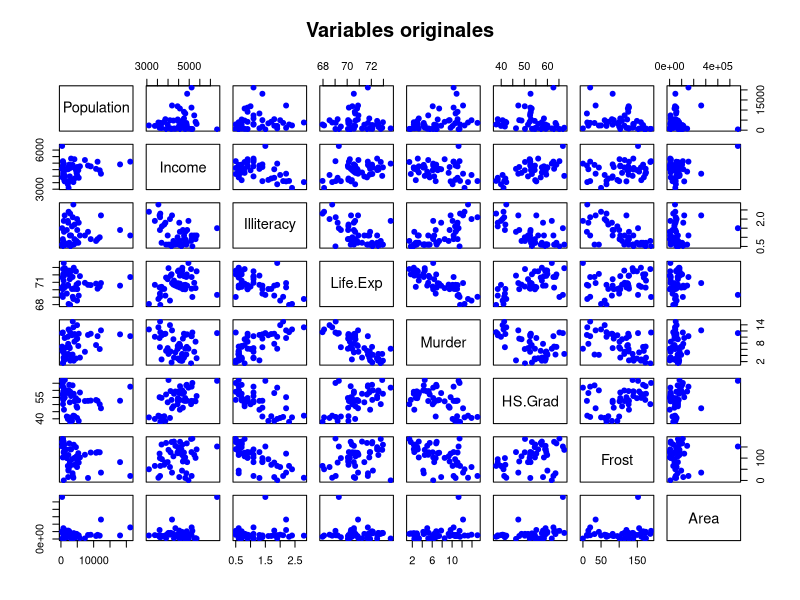

Source code (R): (Note: this script raises an error after producing the figure.)
#Analisis de componentes principales
x<-as.data.frame(state.x77)

#2.- Quitar los espacios de los nombres
colnames(x)[4]="Life.Exp"
colnames(x)[6]= "HS.Grad"

# 3.- Se definen n (numero de estados) y p (variables)
dim(x)

n<-dim(x)[1]
p<-dim(x)[2]

# 4.- Generaci?n de un scatterplot
# de las variables originales
pairs(x,col="blue", pch=19, 
      main="Variables originales")

#5.- Obtenci?n de los componentes principales
# con base en la matriz de covarianza muestral
mu<-colMeans(x)
s<-cov(x)

#6.- Obtenci?n de los componentes principales 
# con base a la matriz de covarianza muestral
es<-eigen(s)
es

# 7.- Matriz de auto-valores
eigen.val<-es$values

# 8.- Matriz de auto-vectores
eigen.vec<-es$vectors

# Proporci?n de variabilidad para cada vector
pro.var<-eigen.val/sum(eigen.val)

# Proporci?n de variabilidad acumulada
pro.var.acum<-cumsum(eigen.val)/sum(eigen.val)

#----------------------------------
# Obtencion de los componentes principales con
# base en la matriz de correlaciones muestrales
#---------------------------------------

R<-cor(x)
eR<-eigen(R)
eR

# Obtenci?n de auto-valores
eigen.val<-eR$values

# Obtenci?n de auto-vectores
eigen.vec<-eR$vectors

# Proporcion de variablidad
pro.var<-eigen.val/sum(eigen.val)

# Proporcion de variabilidad acumulada
pro.var.acum<-cumsum(eigen.val)/sum(eigen.val)

# Media de los auto-valores
mean(eigen.val)

#---------------------------
# Obtencion de los coeficientes (nuevas variables)
# 
#--------------------------

# 1.- Centrar los datos con respecto a la media
ones<-matrix(rep(1,n),nrow=n, ncol=1)

# 2.- Construccion de la matriz centrada
X.cen<-as.matrix(x)-ones%*%mu
X.cen

# 3.- Construccion de la matriz diagonal de las 
# varianzas
Dx<-diag(diag(s))
Dx

# 4.- Construccion de la matriz centrada multiplicada
# por Dx^1/2

Y<-X.Cen%*%solve(Dx)^(1/2)
Y #datos normalizados

# 5.- Construccion de los coeficientes o scores
# eigen.vec matriz de autovectores
scores<-Y%*%eigen.vec

# Nombramos las columnas PC1...PC8
colnames(scores)<-c("PC1","PC2","PC3","PC4","PC5",
                    "PC6", "PC7","PC8")

# visualizamos
scores

# Generacion del grafico de los scores
pairs(scores, main="scores", col="blue", pch=19)

#--------------------------------------
#  PCA sintetizado
#-------------------------------------

View(x)
head(x)

# Aplicar el c?lculo de la varianza a las columnas 
# 1=filas, 2=columnas
apply(x, 2, var)

# centrado por la media y escalada por 
# la desviacion standar (dividir entre sd).

acp<-prcomp(x, center=TRUE, scale=TRUE)
acp

# Generaci?n del gr?fico screeplot
plot(acp, type="l")

# Visualizar el resumen
summary(acp)

# Construcci?n del Biplot
biplot(acp, scale=0)
